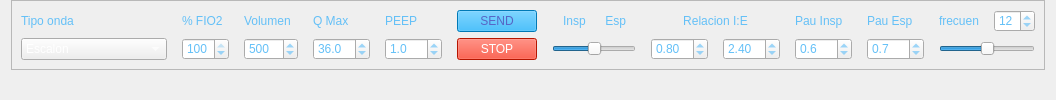
               <widget class="QWidget" name="tab_4">
                <attribute name="title">
                 <string>Volumen control</string>
                </attribute>
                <layout class="QFormLayout" name="formLayout">
                 <property name="topMargin">
                  <number>0</number>
                 </property>
                 <property name="bottomMargin">
                  <number>0</number>
                 </property>
                 <item row="0" column="0" colspan="2">
                  <widget class="QFrame" name="frame_11">
                   <property name="minimumSize">
                    <size>
                     <width>500</width>
                     <height>0</height>
                    </size>
                   </property>
                   <property name="maximumSize">
                    <size>
                     <width>10000000</width>
                     <height>16777215</height>
                    </size>
                   </property>
                   <property name="frameShape">
                    <enum>QFrame::StyledPanel</enum>
                   </property>
                   <property name="frameShadow">
                    <enum>QFrame::Raised</enum>
                   </property>
                   <layout class="QGridLayout" name="gridLayout_4">
                    <property name="horizontalSpacing">
                     <number>15</number>
                    </property>
                    <item row="0" column="5">
                     <widget class="QLabel" name="label_8">
                      <property name="styleSheet">
                       <string notr="true">color:rgb(100, 192, 247);
font: 75 12pt &quot;Romantic&quot;;</string>
                      </property>
                      <property name="text">
                       <string>PEEP</string>
                      </property>
                     </widget>
                    </item>
                    <item row="0" column="1">
                     <widget class="QLabel" name="label_10">
                      <property name="styleSheet">
                       <string notr="true">color:rgb(100, 192, 247);
font: 75 12pt &quot;Romantic&quot;;</string>
                      </property>
                      <property name="text">
                       <string>% FIO2</string>
                      </property>
                     </widget>
                    </item>
                    <item row="0" column="3">
                     <widget class="QLabel" name="label_9">
                      <property name="styleSheet">
                       <string notr="true">color:rgb(100, 192, 247);
font: 75 12pt &quot;Romantic&quot;;</string>
                      </property>
                      <property name="text">
                       <string>Q Max</string>
                      </property>
                     </widget>
                    </item>
                    <item row="4" column="1">
                     <widget class="QSpinBox" name="sp_FIO2">
                      <property name="maximumSize">
                       <size>
                        <width>80</width>
                        <height>16777215</height>
                       </size>
                      </property>
                      <property name="styleSheet">
                       <string notr="true">color:rgb(100, 192, 247);
font: 75 12pt &quot;Romantic&quot;;</string>
                      </property>
                      <property name="minimum">
                       <number>23</number>
                      </property>
                      <property name="maximum">
                       <number>100</number>
                      </property>
                      <property name="value">
                       <number>100</number>
                      </property>
                     </widget>
                    </item>
                    <item row="4" column="3">
                     <widget class="QDoubleSpinBox" name="sp_Qmax">
                      <property name="maximumSize">
                       <size>
                        <width>80</width>
                        <height>16777215</height>
                       </size>
                      </property>
                      <property name="styleSheet">
                       <string notr="true">color:rgb(100, 192, 247);
font: 75 12pt &quot;Romantic&quot;;</string>
                      </property>
                      <property name="decimals">
                       <number>1</number>
                      </property>
                      <property name="singleStep">
                       <double>2.000000000000000</double>
                      </property>
                      <property name="value">
                       <double>36.000000000000000</double>
                      </property>
                     </widget>
                    </item>
                    <item row="4" column="5">
                     <widget class="QDoubleSpinBox" name="sp_PEEP">
                      <property name="maximumSize">
                       <size>
                        <width>80</width>
                        <height>16777215</height>
                       </size>
                      </property>
                      <property name="styleSheet">
                       <string notr="true">color:rgb(100, 192, 247);
font: 75 12pt &quot;Romantic&quot;;</string>
                      </property>
                      <property name="decimals">
                       <number>1</number>
                      </property>
                      <property name="value">
                       <double>1.000000000000000</double>
                      </property>
                     </widget>
                    </item>
                    <item row="4" column="13" colspan="2">
                     <widget class="QSlider" name="sl_frec">
                      <property name="maximum">
                       <number>20</number>
                      </property>
                      <property name="pageStep">
                       <number>1</number>
                      </property>
                      <property name="value">
                       <number>10</number>
                      </property>
                      <property name="orientation">
                       <enum>Qt::Horizontal</enum>
                      </property>
                     </widget>
                    </item>
                    <item row="0" column="13">
                     <widget class="QLabel" name="label_11">
                      <property name="styleSheet">
                       <string notr="true">color:rgb(100, 192, 247);
font: 75 12pt &quot;Romantic&quot;;</string>
                      </property>
                      <property name="text">
                       <string>frecuen</string>
                      </property>
                     </widget>
                    </item>
                    <item row="4" column="12">
                     <widget class="QDoubleSpinBox" name="sp_tesp2">
                      <property name="styleSheet">
                       <string notr="true">color:rgb(100, 192, 247);
font: 75 12pt &quot;Romantic&quot;;</string>
                      </property>
                      <property name="decimals">
                       <number>1</number>
                      </property>
                      <property name="singleStep">
                       <double>0.100000000000000</double>
                      </property>
                      <property name="value">
                       <double>0.700000000000000</double>
                      </property>
                     </widget>
                    </item>
                    <item row="0" column="12">
                     <widget class="QLabel" name="label_15">
                      <property name="styleSheet">
                       <string notr="true">color:rgb(100, 192, 247);
font: 75 12pt &quot;Romantic&quot;;</string>
                      </property>
                      <property name="text">
                       <string>Pau Esp</string>
                      </property>
                     </widget>
                    </item>
                    <item row="0" column="7">
                     <widget class="QLabel" name="label_12">
                      <property name="styleSheet">
                       <string notr="true">color:rgb(100, 192, 247);
font: 75 12pt &quot;Romantic&quot;;</string>
                      </property>
                      <property name="text">
                       <string>   Insp</string>
                      </property>
                      <property name="alignment">
                       <set>Qt::AlignCenter</set>
                      </property>
                     </widget>
                    </item>
                    <item row="0" column="14">
                     <widget class="QDoubleSpinBox" name="sp_Frec">
                      <property name="styleSheet">
                       <string notr="true">color:rgb(100, 192, 247);
font: 75 12pt &quot;Romantic&quot;;</string>
                      </property>
                      <property name="decimals">
                       <number>0</number>
                      </property>
                      <property name="minimum">
                       <double>1.000000000000000</double>
                      </property>
                      <property name="maximum">
                       <double>30.000000000000000</double>
                      </property>
                      <property name="singleStep">
                       <double>0.100000000000000</double>
                      </property>
                      <property name="value">
                       <double>12.000000000000000</double>
                      </property>
                     </widget>
                    </item>
                    <item row="4" column="11">
                     <widget class="QDoubleSpinBox" name="sp_tesp1">
                      <property name="styleSheet">
                       <string notr="true">color:rgb(100, 192, 247);
font: 75 12pt &quot;Romantic&quot;;</string>
                      </property>
                      <property name="decimals">
                       <number>1</number>
                      </property>
                      <property name="singleStep">
                       <double>0.100000000000000</double>
                      </property>
                      <property name="value">
                       <double>0.600000000000000</double>
                      </property>
                     </widget>
                    </item>
                    <item row="0" column="8">
                     <widget class="QLabel" name="label_13">
                      <property name="styleSheet">
                       <string notr="true">color:rgb(100, 192, 247);
font: 75 12pt &quot;Romantic&quot;;</string>
                      </property>
                      <property name="text">
                       <string>Esp  </string>
                      </property>
                      <property name="alignment">
                       <set>Qt::AlignCenter</set>
                      </property>
                     </widget>
                    </item>
                    <item row="4" column="7" colspan="2">
                     <widget class="QSlider" name="rel_IE">
                      <property name="minimum">
                       <number>-30</number>
                      </property>
                      <property name="maximum">
                       <number>30</number>
                      </property>
                      <property name="singleStep">
                       <number>1</number>
                      </property>
                      <property name="value">
                       <number>0</number>
                      </property>
                      <property name="orientation">
                       <enum>Qt::Horizontal</enum>
                      </property>
                     </widget>
                    </item>
                    <item row="4" column="0">
                     <widget class="QComboBox" name="cb_tp_onda">
                      <property name="styleSheet">
                       <string notr="true">color:rgb(255, 255, 255);
font: 75 10pt &quot;Romantic&quot;;</string>
                      </property>
                      <item>
                       <property name="text">
                        <string>Escalon</string>
                       </property>
                      </item>
                      <item>
                       <property name="text">
                        <string>Rampa Descendente</string>
                       </property>
                      </item>
                     </widget>
                    </item>
                    <item row="0" column="0">
                     <widget class="QLabel" name="label_4">
                      <property name="styleSheet">
                       <string notr="true">color:rgb(100, 192, 247);
font: 75 12pt &quot;Romantic&quot;;</string>
                      </property>
                      <property name="text">
                       <string>Tipo onda</string>
                      </property>
                     </widget>
                    </item>
                    <item row="4" column="10">
                     <widget class="QDoubleSpinBox" name="sp_tespir">
                      <property name="styleSheet">
                       <string notr="true">color:rgb(100, 192, 247);
font: 75 12pt &quot;Romantic&quot;;</string>
                      </property>
                      <property name="decimals">
                       <number>2</number>
                      </property>
                      <property name="singleStep">
                       <double>0.100000000000000</double>
                      </property>
                      <property name="value">
                       <double>2.400000000000000</double>
                      </property>
                     </widget>
                    </item>
                    <item row="4" column="9">
                     <widget class="QDoubleSpinBox" name="sp_tisnp">
                      <property name="styleSheet">
                       <string notr="true">color:rgb(100, 192, 247);
font: 75 12pt &quot;Romantic&quot;;</string>
                      </property>
                      <property name="decimals">
                       <number>2</number>
                      </property>
                      <property name="singleStep">
                       <double>0.100000000000000</double>
                      </property>
                      <property name="value">
                       <double>0.800000000000000</double>
                      </property>
                     </widget>
                    </item>
                    <item row="4" column="2">
                     <widget class="QDoubleSpinBox" name="sp_Vmax">
                      <property name="styleSheet">
                       <string notr="true">color:rgb(100, 192, 247);
font: 75 12pt &quot;Romantic&quot;;</string>
                      </property>
                      <property name="decimals">
                       <number>0</number>
                      </property>
                      <property name="minimum">
                       <double>0.000000000000000</double>
                      </property>
                      <property name="maximum">
                       <double>1300.000000000000000</double>
                      </property>
                      <property name="singleStep">
                       <double>10.000000000000000</double>
                      </property>
                      <property name="value">
                       <double>500.000000000000000</double>
                      </property>
                     </widget>
                    </item>
                    <item row="0" column="2">
                     <widget class="QLabel" name="label_6">
                      <property name="styleSheet">
                       <string notr="true">color:rgb(100, 192, 247);
font: 75 12pt &quot;Romantic&quot;;</string>
                      </property>
                      <property name="text">
                       <string>Volumen</string>
                      </property>
                     </widget>
                    </item>
                    <item row="0" column="6">
                     <widget class="QPushButton" name="bt_enviar">
                      <property name="styleSheet">
                       <string notr="true">background-color: rgb(0, 170, 255);
color:rgb(86, 101, 197);
font: 75 12pt &quot;Romantic&quot;;</string>
                      </property>
                      <property name="text">
                       <string>SEND</string>
                      </property>
                     </widget>
                    </item>
                    <item row="4" column="6">
                     <widget class="QPushButton" name="bt_stop">
                      <property name="styleSheet">
                       <string notr="true">background-color: rgb(255, 29, 0);
color:rgb(255, 255, 255);
font: 75 12pt &quot;Romantic&quot;;</string>
                      </property>
                      <property name="text">
                       <string>STOP</string>
                      </property>
                     </widget>
                    </item>
                    <item row="0" column="11">
                     <widget class="QLabel" name="label_14">
                      <property name="styleSheet">
                       <string notr="true">color:rgb(100, 192, 247);
font: 75 12pt &quot;Romantic&quot;;</string>
                      </property>
                      <property name="text">
                       <string>Pau Insp</string>
                      </property>
                     </widget>
                    </item>
                    <item row="0" column="9" colspan="2">
                     <widget class="QLabel" name="lb_relacion">
                      <property name="styleSheet">
                       <string notr="true">color:rgb(100, 192, 247);
font: 75 12pt &quot;Romantic&quot;;</string>
                      </property>
                      <property name="text">
                       <string>Relacion I:E</string>
                      </property>
                      <property name="alignment">
                       <set>Qt::AlignCenter</set>
                      </property>
                     </widget>
                    </item>
                   </layout>
                  </widget>
                 </item>
                </layout>
               </widget>
